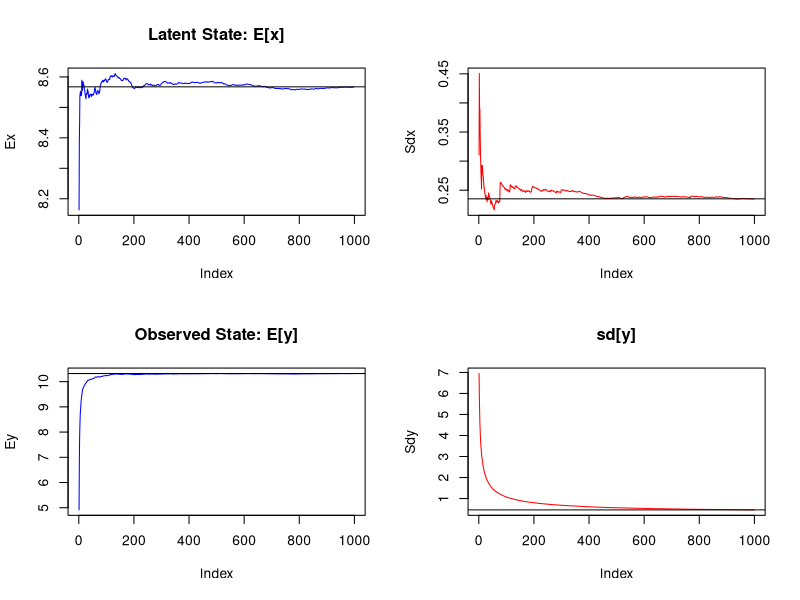

Source code (R):
# kalman filter simulation and parameter estimation
# author: samir choksy

# prior parameters
alpha   = rnorm(n=1, mean=5, sd=.5)
beta    = rnorm(n=1, mean=.4, sd=.01)
tau     = rnorm(n=1, mean=.2, sd=.03)
sigma   = rnorm(n=1, mean=.25, sd=.05)
mu      = rnorm(n=1, mean=1, sd=.5)

# containers for rolling means and variances
Ex      = rep(0,T-1)
Ey      = rep(0,T-1)
Sdx     = rep(0,T-1)
Sdy     = rep(0,T-1)

# simulated data
T       = 1000

# latent and observed states
x       = rep(0,T)
x0      = rnorm(n=1, mean=alpha, sd=2)
x[1]    = rnorm(n=1, mean=alpha+beta*x0, sd=tau)
y       = rep(0,T)

# simulate
for(i in 2:T){
    x[i] <- rnorm(n=1, mean=alpha+beta*x[i-1], tau)
    y[i-1] <- rnorm(n=1, mean=mu+x[i-1], sd=sigma)

    # populate moving average mean/sd
    Ex[i-1]     = mean(x[1:i])
    Sdx[i-1]    = sd(x[1:i])
    Ey[i-1]     = mean(y[1:i])
    Sdy[i-1]    = sd(y[1:i])
}

# plot sample means and variances for latent and observed states
par(mfrow=c(2,2))
plot(Ex, type="l", col="blue", main="Latent State: E[x]")
abline(h=mean(x))
plot(Sdx, type="l", col="red", mean="sd[X]")
abline(h=sd(x))
plot(Ey, type="l", col="blue", main="Observed State: E[y]")
abline(h=mean(y))
plot(Sdy, type="l", col="red", main="sd[y]")
abline(h=sd(y)) 
